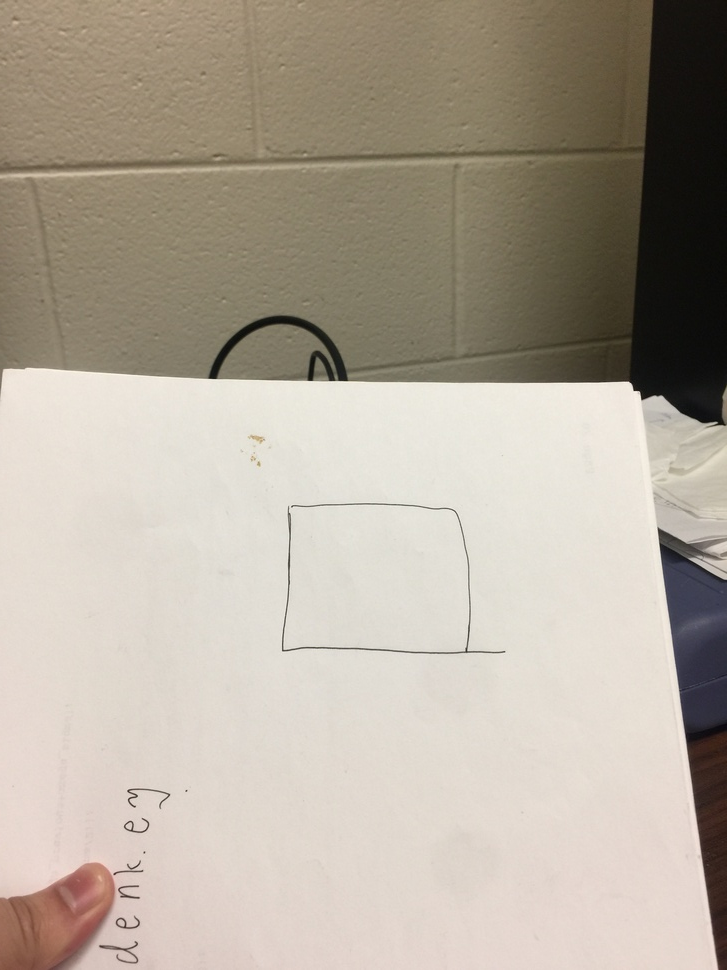
//> input picture 11.jpg, 727 x 970 px, shrunk from 2448 x 3264 before the run
$ ./thintest   (built with g++ and OpenCV 4)
//> lines starting //> are read from the running program, lines starting //| are printed output that depends on the picture; after the words box and inside, x2 and y2 are one past the last pixel; in counts of white or black regions, pixels touching at a corner belong together
#include "core/core.hpp"
#include "highgui/highgui.hpp"
#include "imgproc/imgproc.hpp"
#include "iostream"

using namespace std;
using namespace cv;


void thinImage(IplImage* src, IplImage* dst, int maxIterations)
{
	using namespace cv;
	CvSize size = cvGetSize(src);
	cvCopy(src, dst);//将src中的内容拷贝到dst中
	int count = 0;  //记录迭代次数
	while (true)
	{
		count++;
		if (maxIterations != -1 && count > maxIterations) //限制次数并且迭代次数到达
			break;
		//std::cout << count << ' ';输出迭代次数
		std::vector<std::pair<int, int> > mFlag; //用于标记需要删除的点
												 //对点标记
		for (int i = 0; i<size.height; ++i)
		{
			for (int j = 0; j<size.width; ++j)
			{
				//如果满足四个条件，进行标记
				//  p9 p2 p3
				//  p8 p1 p4
				//  p7 p6 p5
				int p1 = CV_IMAGE_ELEM(dst, uchar, i, j);
				int p2 = (i == 0) ? 0 : CV_IMAGE_ELEM(dst, uchar, i - 1, j);
				int p3 = (i == 0 || j == size.width - 1) ? 0 : CV_IMAGE_ELEM(dst, uchar, i - 1, j + 1);
				int p4 = (j == size.width - 1) ? 0 : CV_IMAGE_ELEM(dst, uchar, i, j + 1);
				int p5 = (i == size.height - 1 || j == size.width - 1) ? 0 : CV_IMAGE_ELEM(dst, uchar, i + 1, j + 1);
				int p6 = (i == size.height - 1) ? 0 : CV_IMAGE_ELEM(dst, uchar, i + 1, j);
				int p7 = (i == size.height - 1 || j == 0) ? 0 : CV_IMAGE_ELEM(dst, uchar, i + 1, j - 1);
				int p8 = (j == 0) ? 0 : CV_IMAGE_ELEM(dst, uchar, i, j - 1);
				int p9 = (i == 0 || j == 0) ? 0 : CV_IMAGE_ELEM(dst, uchar, i - 1, j - 1);

				if ((p2 + p3 + p4 + p5 + p6 + p7 + p8 + p9) >= 2 && (p2 + p3 + p4 + p5 + p6 + p7 + p8 + p9) <= 6)
				{
					int ap = 0;
					if (p2 == 0 && p3 == 1) ++ap;
					if (p3 == 0 && p4 == 1) ++ap;
					if (p4 == 0 && p5 == 1) ++ap;
					if (p5 == 0 && p6 == 1) ++ap;
					if (p6 == 0 && p7 == 1) ++ap;
					if (p7 == 0 && p8 == 1) ++ap;
					if (p8 == 0 && p9 == 1) ++ap;
					if (p9 == 0 && p2 == 1) ++ap;

					if (ap == 1)
					{
						if (p2*p4*p6 == 0)
						{
							if (p4*p6*p8 == 0)
							{
								//标记
								mFlag.push_back(std::make_pair(i, j));
							}
						}
					}
				}
			}
		}

		//将标记的点删除
		for (std::vector<std::pair<int, int> >::iterator i = mFlag.begin(); i != mFlag.end(); ++i)
		{
			CV_IMAGE_ELEM(dst, uchar, i->first, i->second) = 0;
		}

		//直到没有点满足，算法结束
		if (mFlag.size() == 0)
		{
			break;
		}
		else
		{
			mFlag.clear();//将mFlag清空
		}

		//对点标记
		for (int i = 0; i<size.height; ++i)
		{
			for (int j = 0; j<size.width; ++j)
			{
				//如果满足四个条件，进行标记
				//  p9 p2 p3
				//  p8 p1 p4
				//  p7 p6 p5
				int p1 = CV_IMAGE_ELEM(dst, uchar, i, j);
				if (p1 != 1) continue;
				int p2 = (i == 0) ? 0 : CV_IMAGE_ELEM(dst, uchar, i - 1, j);
				int p3 = (i == 0 || j == size.width - 1) ? 0 : CV_IMAGE_ELEM(dst,  uchar, i - 1, j + 1);
				int p4 = (j == size.width - 1) ? 0 : CV_IMAGE_ELEM(dst, uchar, i, j + 1);
				int p5 = (i == size.height - 1 || j == size.width - 1) ? 0 : CV_IMAGE_ELEM(dst, uchar, i + 1, j + 1);
				int p6 = (i == size.height - 1) ? 0 : CV_IMAGE_ELEM(dst, uchar, i + 1, j);
				int p7 = (i == size.height - 1 || j == 0) ? 0 : CV_IMAGE_ELEM(dst, uchar, i + 1, j - 1);
				int p8 = (j == 0) ? 0 : CV_IMAGE_ELEM(dst, uchar, i, j - 1);
				int p9 = (i == 0 || j == 0) ? 0 : CV_IMAGE_ELEM(dst, uchar, i - 1, j - 1);

				if ((p2 + p3 + p4 + p5 + p6 + p7 + p8 + p9) >= 2 && (p2 + p3 + p4 + p5 + p6 + p7 + p8 + p9) <= 6)
				{
					int ap = 0;
					if (p2 == 0 && p3 == 1) ++ap;
					if (p3 == 0 && p4 == 1) ++ap;
					if (p4 == 0 && p5 == 1) ++ap;
					if (p5 == 0 && p6 == 1) ++ap;
					if (p6 == 0 && p7 == 1) ++ap;
					if (p7 == 0 && p8 == 1) ++ap;
					if (p8 == 0 && p9 == 1) ++ap;
					if (p9 == 0 && p2 == 1) ++ap;

					if (ap == 1)
					{
						if (p2*p4*p8 == 0)
						{
							if (p2*p6*p8 == 0)
							{
								//标记
								mFlag.push_back(std::make_pair(i, j));
							}
						}
					}
				}
			}
		}
		//删除
		for (std::vector<std::pair<int, int> >::iterator i = mFlag.begin(); i != mFlag.end(); ++i)
		{
			CV_IMAGE_ELEM(dst, uchar, i->first, i->second) = 0;
		}

		//直到没有点满足，算法结束
		if (mFlag.size() == 0)
		{
			break;
		}
		else
		{
			mFlag.clear();//将mFlag清空
		}
	}
}


int main()
{
	IplImage * src = cvLoadImage("11.jpg", CV_LOAD_IMAGE_GRAYSCALE);
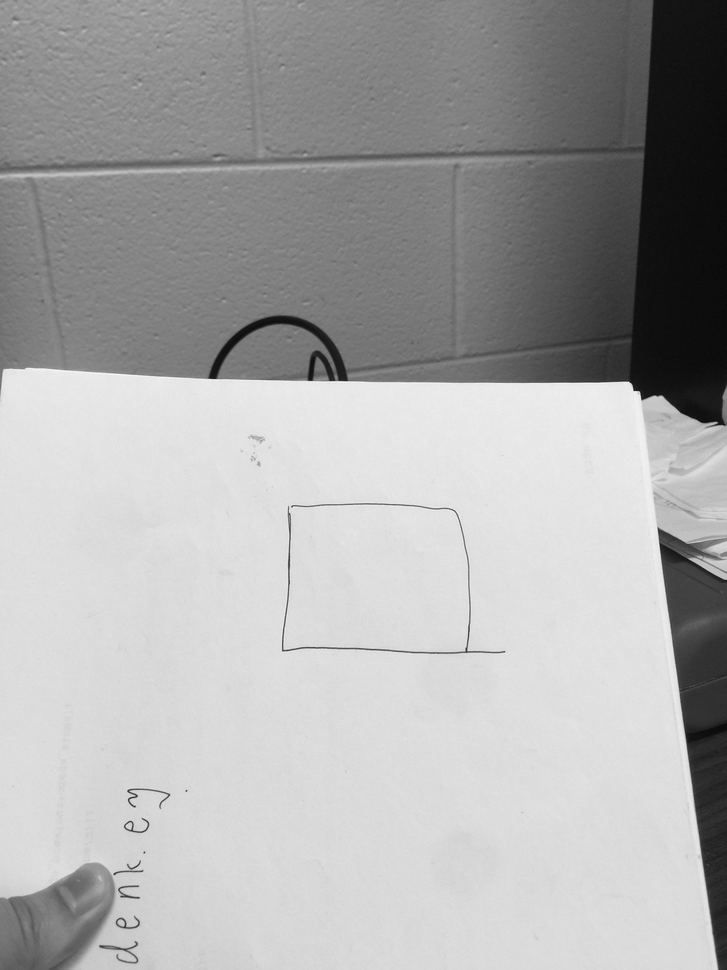
//> src: 970 rows x 727 cols, CV_8UC1; min 8, max 249, mean 170.4
	if (!src)
	{
		std::cout << "read file failed!";
		return -1;
	}
	namedWindow("pre", CV_WINDOW_NORMAL);
	cvShowImage("pre", src);
	IplImage *pTemp = cvCreateImage(cvGetSize(src), src->depth, src->nChannels);
	IplImage *pDst = cvCreateImage(cvGetSize(src), src->depth, src->nChannels);
	cvThreshold(src, pTemp, 128, 1, CV_THRESH_BINARY_INV);
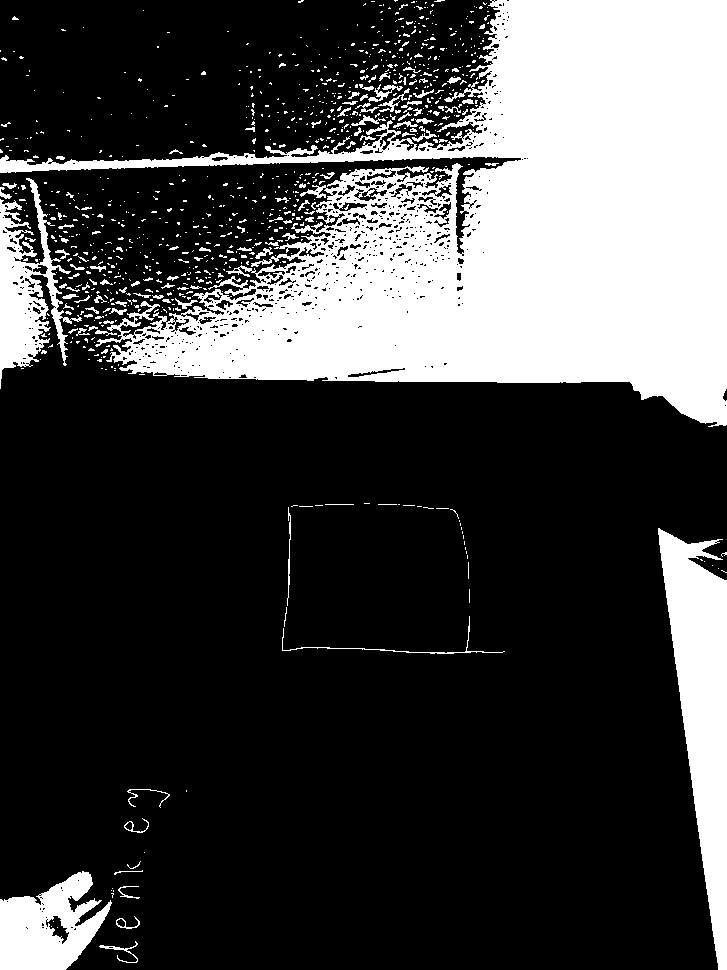
//> pTemp: 970 rows x 727 cols, CV_8UC1; values 0 (black) and 1 (white), 26.4% white; 911 white regions (795 under 20 px), largest, box (x1, y1, x2, y2) and area: (0, 0, 727, 427) 147475, (658, 528, 727, 970) 16035, (0, 871, 112, 970) 6837
	thinImage(pTemp, pDst, -1);
//> after the loop in thinImage, `while (true)`:
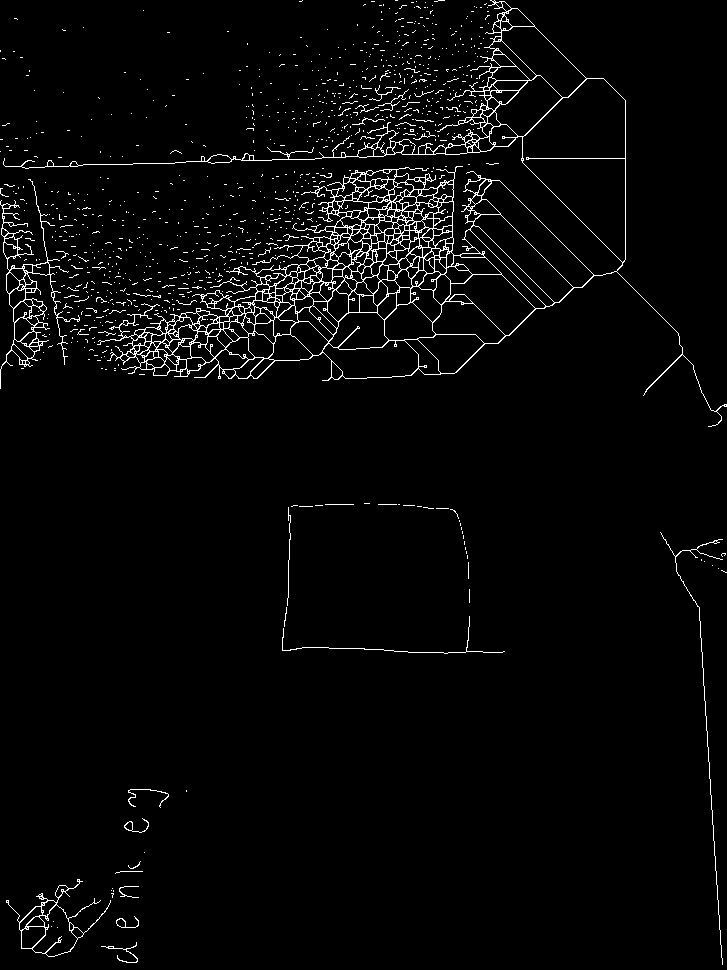
//> dst: 970 rows x 727 cols, CV_8UC1; values 0 (black) and 1 (white), 2.9% white in thin lines or dots
//> after the loop in thinImage, `while (true)`: count = 110
	namedWindow("after", CV_WINDOW_NORMAL);
	cvShowImage("after", pDst);

	return 0;
}

$ run again, with 01.jpg copied over 11.jpg
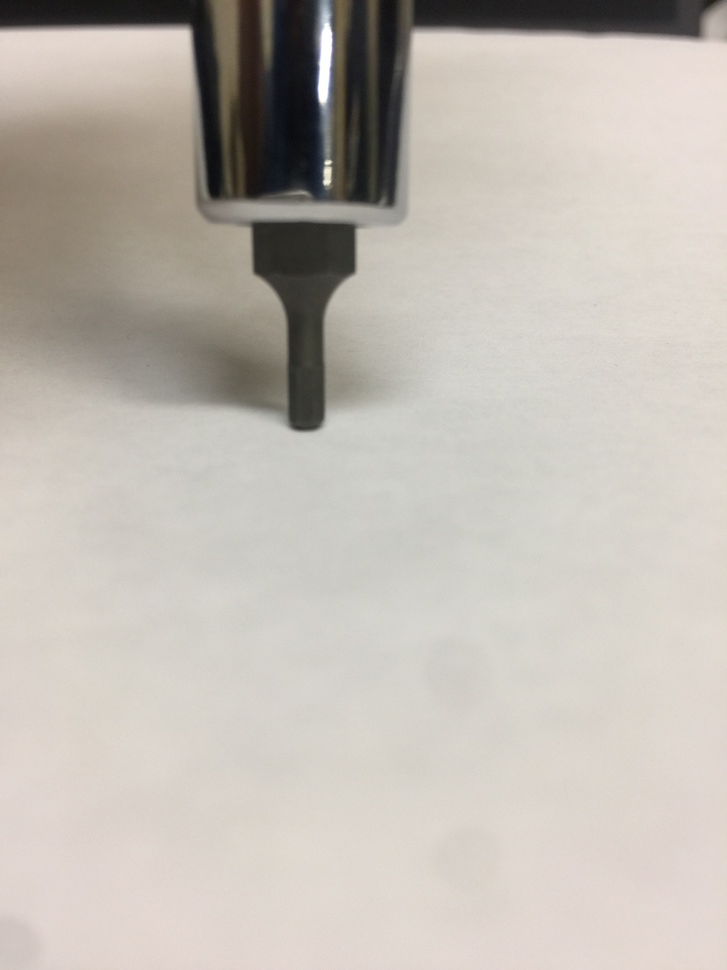
//> input picture 01.jpg, 727 x 970 px, shrunk from 2448 x 3264 before the run
//> `cvThreshold(src, pTemp, 128, 1, CV_THRESH_BINARY_INV);`:
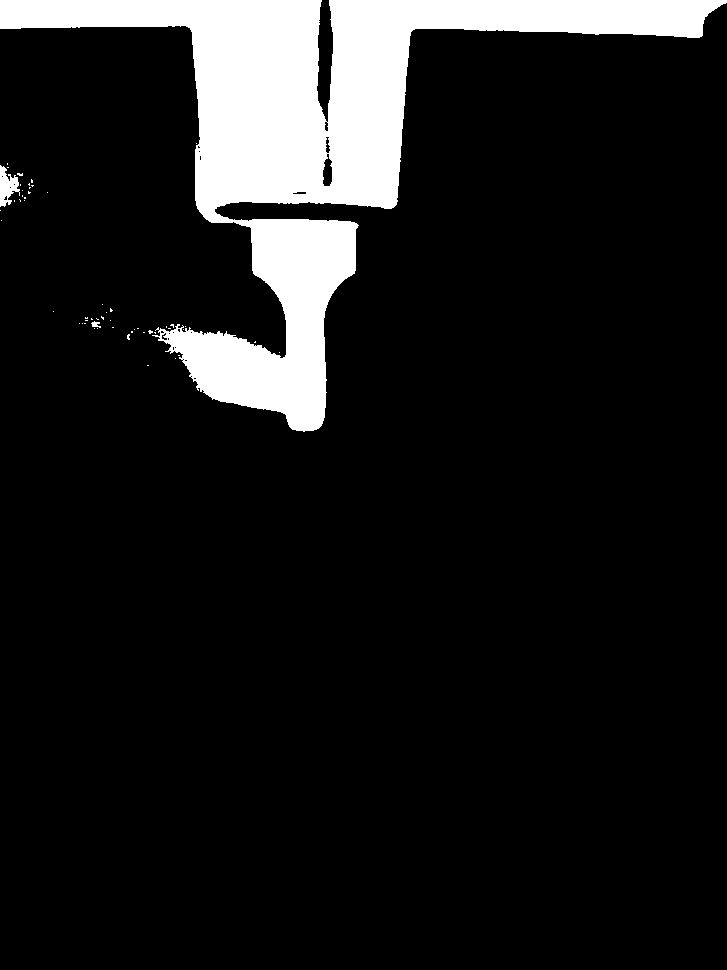
//> pTemp: 970 rows x 727 cols, CV_8UC1; values 0 (black) and 1 (white), 10.9% white; 55 white regions (52 under 20 px), largest, box (x1, y1, x2, y2) and area: (0, 0, 727, 432) 76024, (0, 165, 20, 207) 477, (91, 321, 101, 328) 40
//> after the loop in thinImage, `while (true)`:
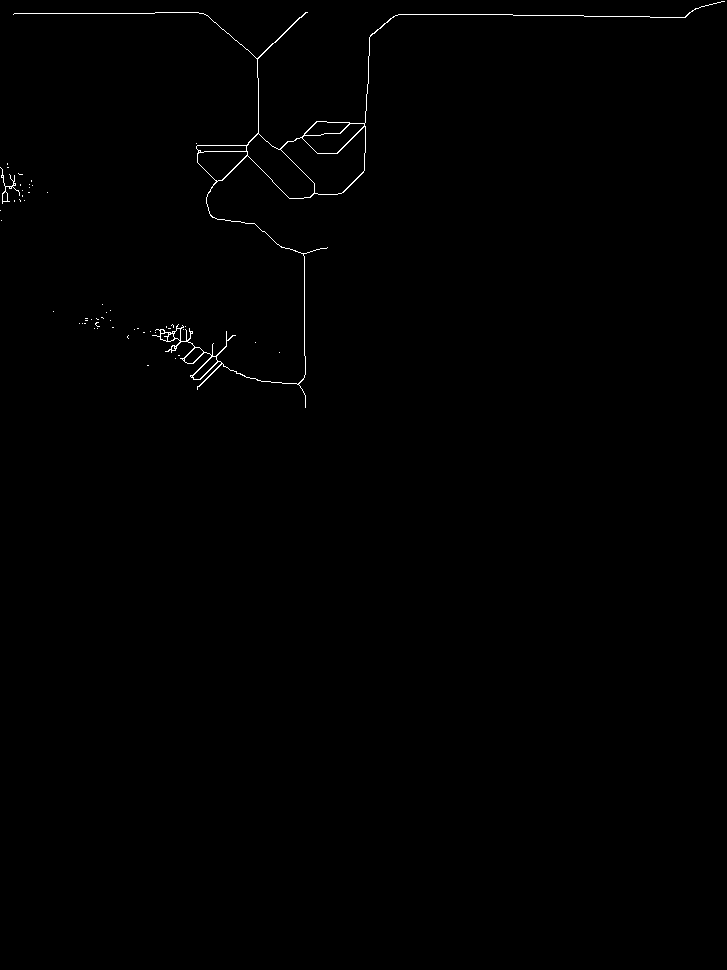
//> dst: 970 rows x 727 cols, CV_8UC1; values 0 (black) and 1 (white), 0.39% white in thin lines or dots, all inside (x1, y1, x2, y2) = (0, 1, 725, 408)
//> after the loop in thinImage, `while (true)`: count = 59

$ run again, with 03.jpg copied over 11.jpg
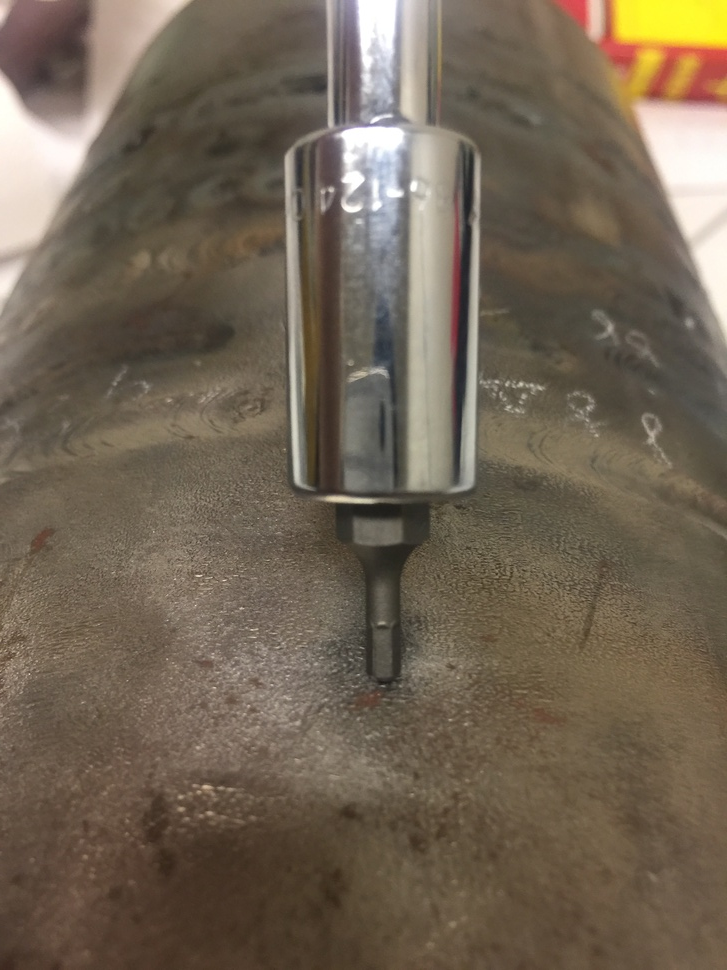
//> input picture 03.jpg, 727 x 970 px, shrunk from 2448 x 3264 before the run
//> `cvThreshold(src, pTemp, 128, 1, CV_THRESH_BINARY_INV);`:
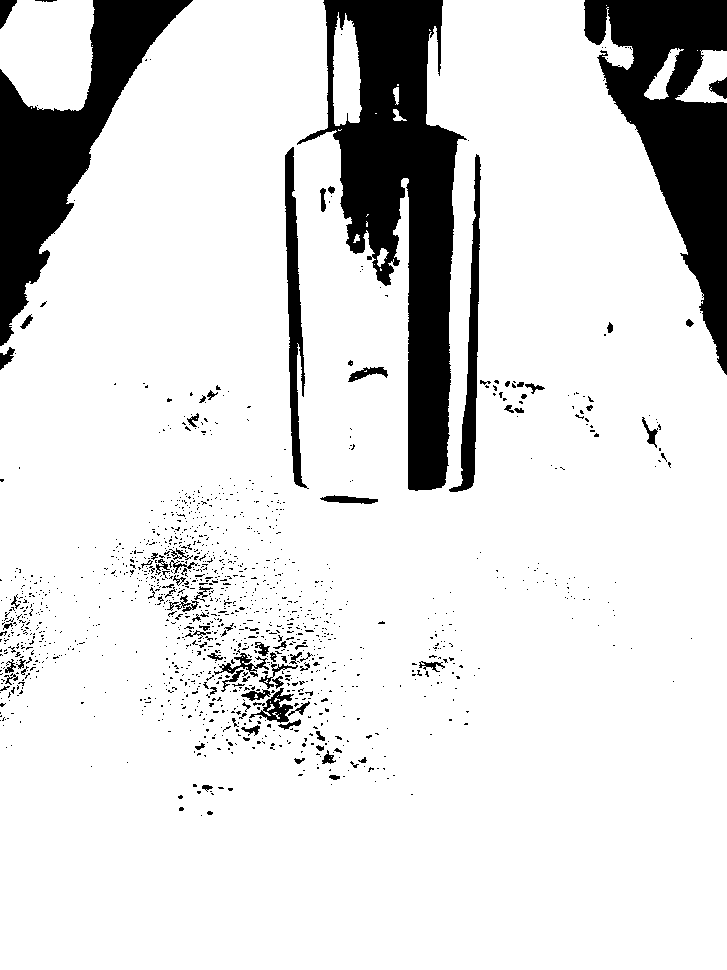
//> pTemp: 970 rows x 727 cols, CV_8UC1; values 0 (black) and 1 (white), 86.5% white; 1397 black regions (1306 under 20 px), largest, box (x1, y1, x2, y2) and area: (297, 0, 467, 491) 34075, (584, 0, 727, 375) 23629, (0, 0, 193, 346) 20522
//> after the loop in thinImage, `while (true)`:
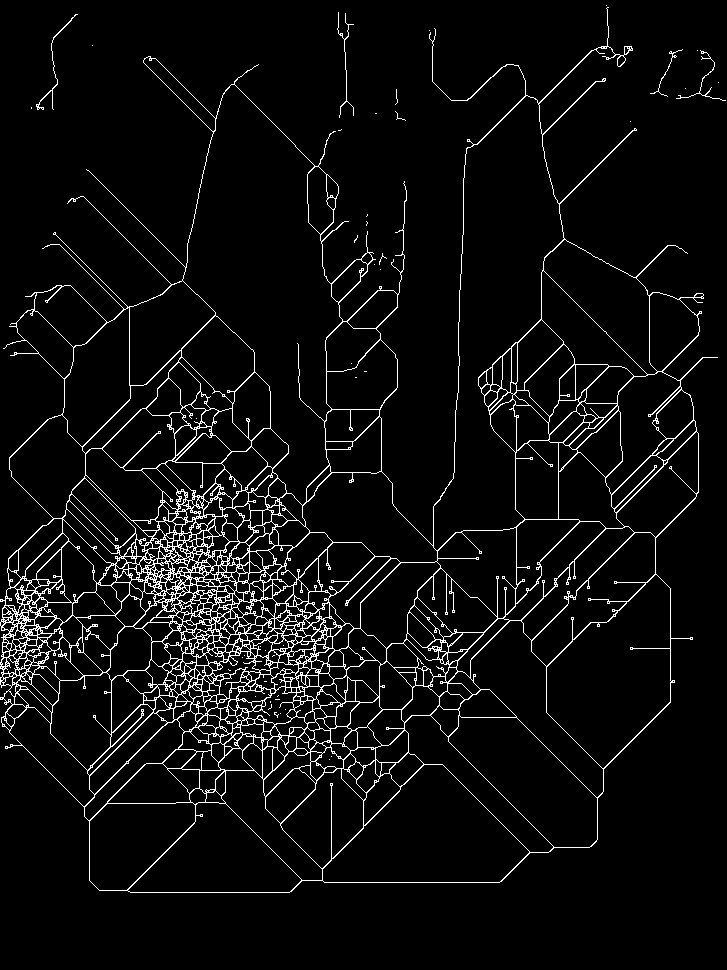
//> dst: 970 rows x 727 cols, CV_8UC1; values 0 (black) and 1 (white), 5.2% white in thin lines or dots
//> after the loop in thinImage, `while (true)`: count = 130
